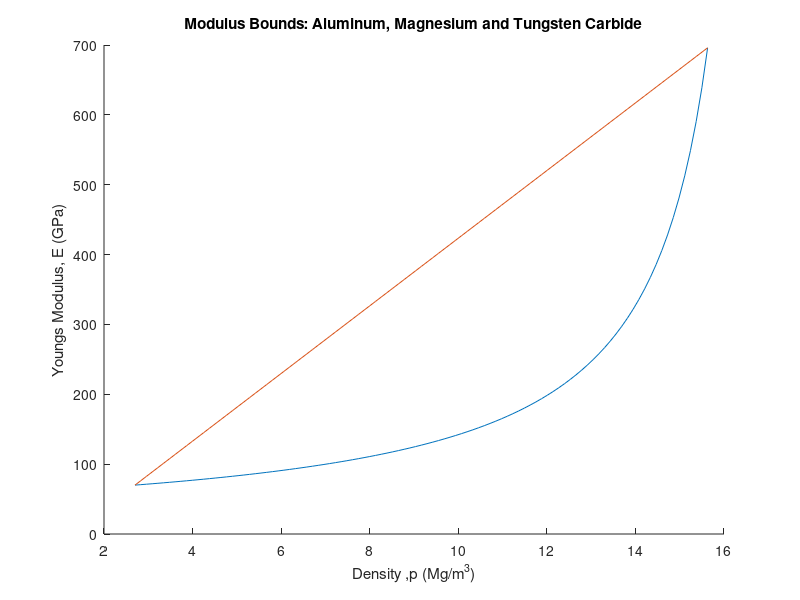

Write the MATLAB code that produced this figure.
%%Aluminium and Tungsten Carbide

vf=[0:0.01:1]; %vf=Volume Fraction of reinforcing material
pf=15.63;        %pf=density of reinforcing material 
pm=2.7;        %pm=density of the matrix material
Em=70;         %Em=youngs matrix material
Ef=696;        %Ef=youngs reinforcing material 

%Reuss Bound
Er= (((vf/Ef)+((1-vf)/Em)).^-1);

%Voigt Bound
Ev=(vf*Ef)+((1-vf)*Em);

%Density
p=(vf*pf)+((1-vf)*pm);

%Graph
hold on
plot(p,Er)
plot(p,Ev)
title('Modulus Bounds: Aluminum, Magnesium and Tungsten Carbide');
xlabel('Density ,p (Mg/m^3)')
ylabel('Youngs Modulus, E (GPa)')
hold off